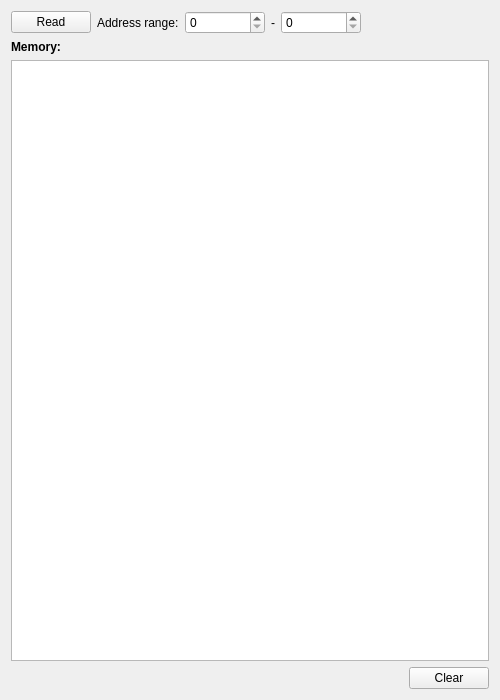
<?xml version="1.0" encoding="UTF-8"?>
<ui version="4.0">
 <class>MemoryWidget</class>
 <widget class="QWidget" name="MemoryWidget">
  <property name="geometry">
   <rect>
    <x>0</x>
    <y>0</y>
    <width>500</width>
    <height>700</height>
   </rect>
  </property>
  <property name="windowTitle">
   <string>RAM</string>
  </property>
  <layout class="QVBoxLayout" name="verticalLayout">
   <item>
    <layout class="QHBoxLayout" name="horizontalLayout">
     <item>
      <widget class="QPushButton" name="pushButton_read">
       <property name="text">
        <string>Read</string>
       </property>
      </widget>
     </item>
     <item>
      <widget class="QLabel" name="label_2">
       <property name="text">
        <string>Address range:</string>
       </property>
      </widget>
     </item>
     <item>
      <widget class="QSpinBox" name="spinBox_start">
       <property name="minimumSize">
        <size>
         <width>80</width>
         <height>0</height>
        </size>
       </property>
      </widget>
     </item>
     <item>
      <widget class="QLabel" name="label_3">
       <property name="text">
        <string>-</string>
       </property>
      </widget>
     </item>
     <item>
      <widget class="QSpinBox" name="spinBox_stop">
       <property name="minimumSize">
        <size>
         <width>80</width>
         <height>0</height>
        </size>
       </property>
      </widget>
     </item>
     <item>
      <spacer name="horizontalSpacer">
       <property name="orientation">
        <enum>Qt::Horizontal</enum>
       </property>
       <property name="sizeHint" stdset="0">
        <size>
         <width>40</width>
         <height>20</height>
        </size>
       </property>
      </spacer>
     </item>
    </layout>
   </item>
   <item>
    <widget class="QLabel" name="label">
     <property name="font">
      <font>
       <bold>true</bold>
      </font>
     </property>
     <property name="text">
      <string>Memory:</string>
     </property>
    </widget>
   </item>
   <item>
    <widget class="QTextEdit" name="textEdit_memory">
     <property name="font">
      <font>
       <family>Consolas</family>
       <kerning>false</kerning>
      </font>
     </property>
     <property name="readOnly">
      <bool>true</bool>
     </property>
    </widget>
   </item>
   <item>
    <layout class="QHBoxLayout" name="horizontalLayout_2">
     <item>
      <spacer name="horizontalSpacer_2">
       <property name="orientation">
        <enum>Qt::Horizontal</enum>
       </property>
       <property name="sizeHint" stdset="0">
        <size>
         <width>40</width>
         <height>20</height>
        </size>
       </property>
      </spacer>
     </item>
     <item>
      <widget class="QPushButton" name="pushButton_clear">
       <property name="text">
        <string>Clear</string>
       </property>
      </widget>
     </item>
    </layout>
   </item>
  </layout>
 </widget>
 <resources/>
 <connections/>
</ui>
